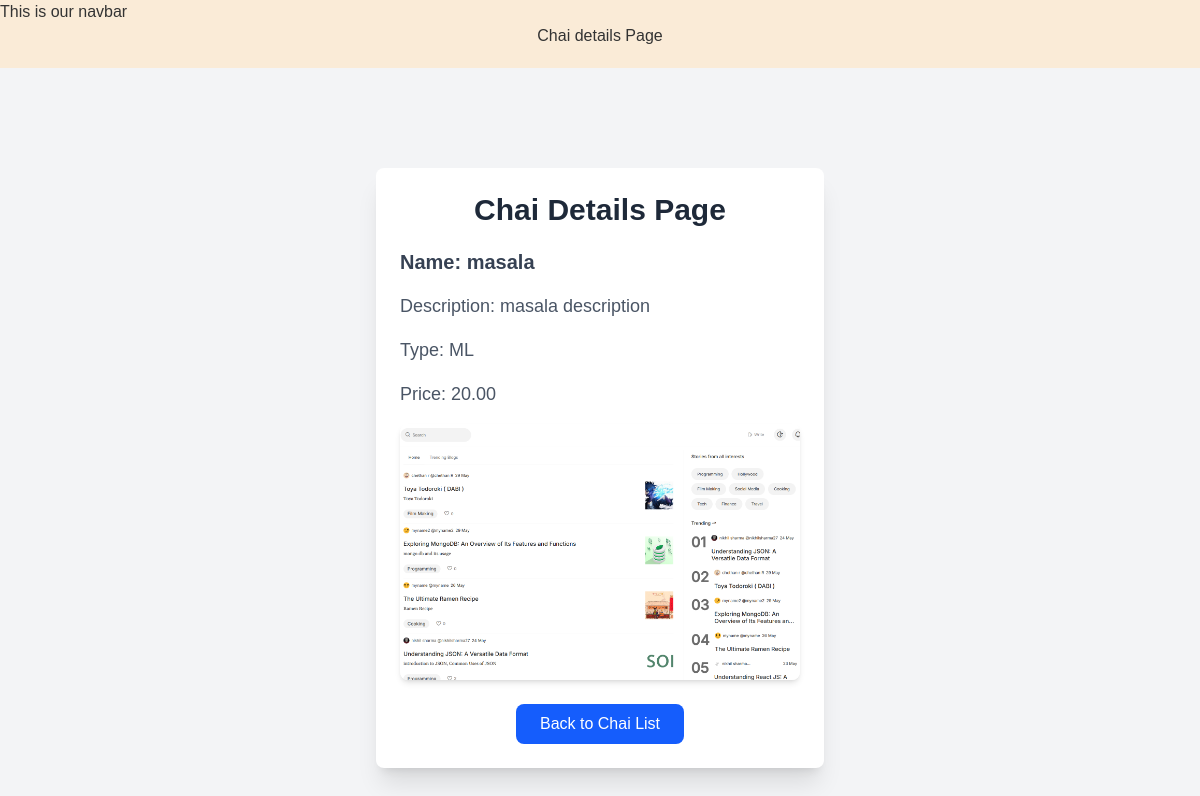
Page /chai/2/ on the committed database.
### chai/models.py (models this page shows, shortened)
class ChaiVarity(models.Model):
    CHAI_TYPE_CHOICE = [
        ('ML', 'Masala Chai'),
        ('GR', 'Ginger Chai'),
        ('CD', 'Cardamom Chai'),
        ('LM', 'Lemon Chai'),
        ('MK', 'Milk Chai'),
        ('BK', 'Black Chai'),
    ]
    name = models.CharField(max_length=100)
    image = models.ImageField(upload_to='chais/')
    date_added = models.DateTimeField(default=timezone.now)
    type = models.CharField(max_length=2, choices=CHAI_TYPE_CHOICE)
    description = models.TextField(default="")
    price = models.DecimalField(max_digits=6, decimal_places=2, default=0.00)

### chai/views.py (the view)
# urls.py: path('<int:chai_id>/', views.chai_detail, name='chai_detail'),
def chai_detail(request, chai_id):
    chai = get_object_or_404(ChaiVarity, pk=chai_id)
    return render(request, 'chai/chai_details.html', {'chai': chai})

### chai/templates/chai/chai_details.html (shortened to what this page needs)
{% extends 'layout.html' %}
{% block content %}
    <h1> Chai details Page</h1>
<div class="min-h-screen bg-gray-100 flex items-center justify-center py-8">
  <div class="max-w-md w-full bg-white rounded-lg shadow-xl p-6">
    <h1 class="text-3xl font-bold text-center text-gray-800 mb-6">Chai Details Page</h1>
    <div class="space-y-4">
      <h3 class="text-xl font-semibold text-gray-700">Name: {{ chai.name }}</h3>
      <h3 class="text-lg text-gray-600">Description: {{ chai.description }}</h3>
      <h3 class="text-lg text-gray-600">Type: {{ chai.type }}</h3>
      <h3 class="text-lg text-gray-600">Price: {{ chai.price }}</h3>
      <img
        class="w-full h-64 object-cover rounded-lg shadow-md"
        src="{{ chai.image.url }}"
        alt="{{ chai.name }}"
      >
      <div class="mt-6 flex justify-center">
        <a href="{% url 'all_home' %}">
          <button
            type="button"
            class="bg-blue-600 hover:bg-blue-700 text-white font-medium rounded-lg px-6 py-2 transition duration-300"
          >
            Back to Chai List
          </button>
        </a>
      </div>
    </div>
  </div>
</div>
{% endblock %}

### static/style.css (style rules this page uses)
body { background-color: antiquewhite; font-family: Arial, sans-serif; color: #333; }
h1 { text-align: center; margin-bottom: 20px; }

### rows in the picture
ChaiVarity: name "masala", description "masala description", type "ML", price "20.00", image (picture)
